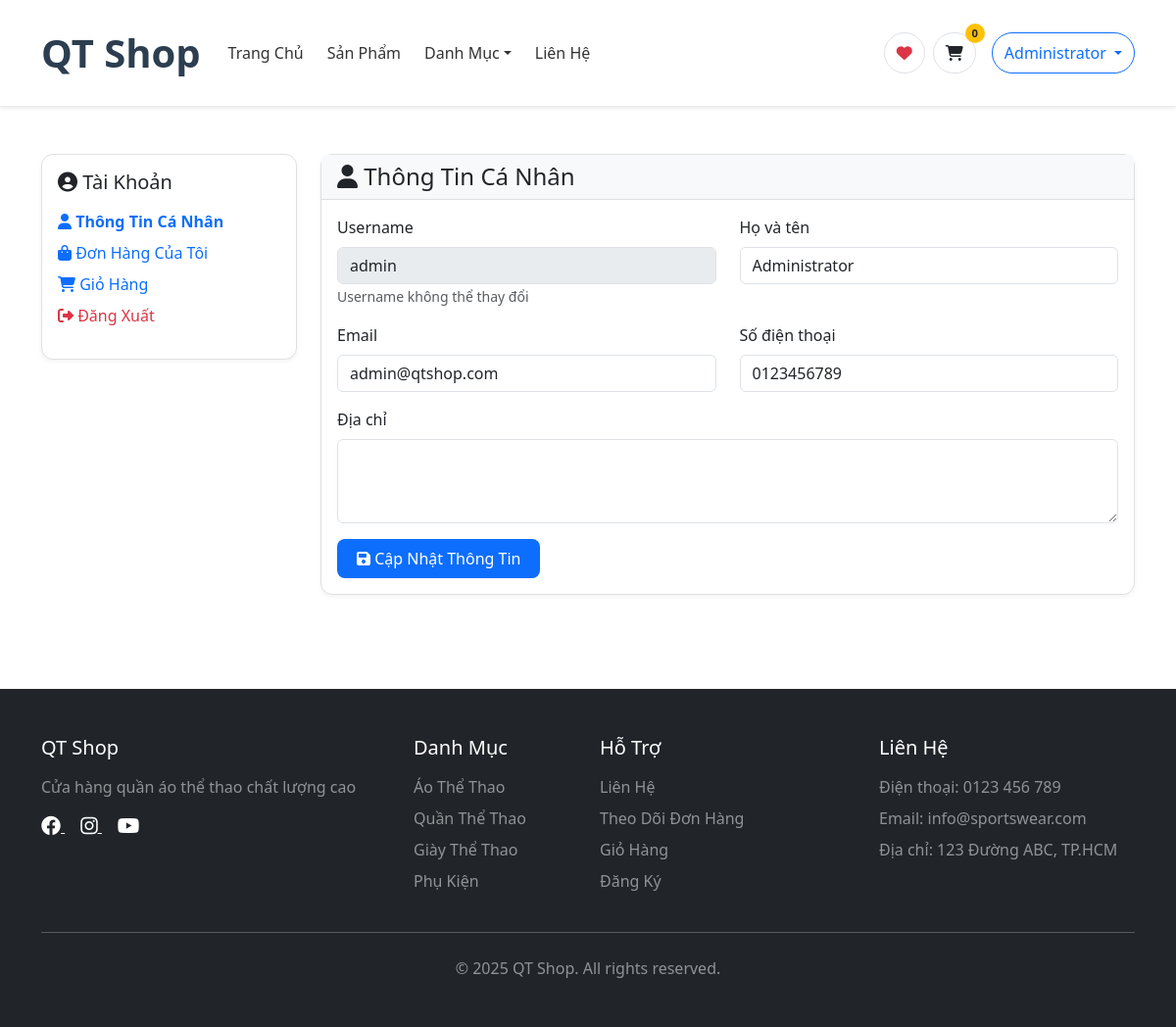
The app's page /account.php (signed in) with its own data.
### tables this page shows
CREATE TABLE `settings` (
  `id` int(11) NOT NULL AUTO_INCREMENT,
  `setting_key` varchar(100) NOT NULL,
  `setting_value` text DEFAULT NULL,
  `setting_type` varchar(50) DEFAULT 'text',
  PRIMARY KEY (`id`),
  UNIQUE KEY `setting_key` (`setting_key`)
);

CREATE TABLE `users` (
  `id` int(11) NOT NULL AUTO_INCREMENT,
  `username` varchar(50) NOT NULL,
  `email` varchar(100) DEFAULT NULL,
  `password` varchar(255) NOT NULL,
  `full_name` varchar(100) NOT NULL,
  `phone` varchar(20) DEFAULT NULL,
  `address` text DEFAULT NULL,
  `role` enum('admin','customer') DEFAULT 'customer',
  `status` enum('active','inactive') DEFAULT 'active',
  `created_at` timestamp NOT NULL DEFAULT current_timestamp(),
  PRIMARY KEY (`id`),
  UNIQUE KEY `username` (`username`),
  UNIQUE KEY `email` (`email`)
);

### includes/functions.php (called while the page is built, shortened)
<?php
function getCart($conn, $user_id, $session_id) {
    $sql = "SELECT c.*, p.name, p.price, p.sale_price, p.image, p.stock
            FROM cart c
            JOIN products p ON c.product_id = p.id
            WHERE ";
    if ($user_id) {
        $sql .= "c.user_id = ?";
        $stmt = $conn->prepare($sql);
        $stmt->bind_param("i", $user_id);
    } else {
        $sql .= "c.session_id = ?";
        $stmt = $conn->prepare($sql);
        $stmt->bind_param("s", $session_id);
    }
    $stmt->execute();
    return $stmt->get_result()->fetch_all(MYSQLI_ASSOC);
}
function getSetting($conn, $key) {
    $sql = "SELECT setting_value FROM settings WHERE setting_key = ?";
    $stmt = $conn->prepare($sql);
    $stmt->bind_param("s", $key);
    $stmt->execute();
    $result = $stmt->get_result()->fetch_assoc();
    return $result ? $result['setting_value'] : '';
}
function isLoggedIn() {
    return isset($_SESSION['user_id']);
}
?>

### account.php (the view, shortened to what this page needs)
<?php
require_once 'config/database.php';
require_once 'includes/functions.php';
$user_id = $_SESSION['user_id'];
$sql = "SELECT * FROM users WHERE id = ?";
$stmt = $conn->prepare($sql);
$stmt->bind_param("i", $user_id);
$stmt->execute();
$user = $stmt->get_result()->fetch_assoc();
?>
<!DOCTYPE html>
<html lang="vi">
<head>
    <link href="https://cdn.jsdelivr.net/npm/bootstrap@5.3.0/dist/css/bootstrap.min.css" rel="stylesheet">
    <link rel="stylesheet" href="https://cdnjs.cloudflare.com/ajax/libs/font-awesome/6.4.0/css/all.min.css">
    <link rel="stylesheet" href="assets/css/style.css">
    <link rel="stylesheet" href="assets/css/no-animation.css">
    <link rel="stylesheet" href="assets/css/simple-nav.css">
</head>
<body>
    <?php include 'includes/header.php'; ?>
    <div class="container my-5">
        <div class="row">
            <div class="col-md-3">
                <div class="card">
                    <div class="card-body">
                        <h5 class="card-title mb-3">
                            <i class="fas fa-user-circle"></i> Tài Khoản
                        </h5>
                        <ul class="list-unstyled">
                            <li class="mb-2">
                                <a href="account.php" class="text-decoration-none fw-bold text-primary">
                                    <i class="fas fa-user"></i> Thông Tin Cá Nhân
                                </a>
                            </li>
                            <li class="mb-2">
                                <a href="orders.php" class="text-decoration-none">
                                    <i class="fas fa-shopping-bag"></i> Đơn Hàng Của Tôi
                                </a>
                            </li>
                            <li class="mb-2">
                                <a href="cart.php" class="text-decoration-none">
                                    <i class="fas fa-shopping-cart"></i> Giỏ Hàng
                                </a>
                            </li>
                            <li>
                                <a href="logout.php" class="text-decoration-none text-danger">
                                    <i class="fas fa-sign-out-alt"></i> Đăng Xuất
                                </a>
                            </li>
                        </ul>
                    </div>
                </div>
            </div>
            <div class="col-md-9">
                <div class="card">
                    <div class="card-header">
                        <h4 class="mb-0"><i class="fas fa-user"></i> Thông Tin Cá Nhân</h4>
                    </div>
                    <div class="card-body">
                        <form method="POST">
                            <div class="row">
                                <div class="col-md-6 mb-3">
                                    <label class="form-label">Username</label>
                                    <input type="text" class="form-control" value="<?php echo htmlspecialchars($user['username']); ?>" disabled>
                                    <small class="text-muted">Username không thể thay đổi</small>
                                </div>
                                <div class="col-md-6 mb-3">
                                    <label class="form-label">Họ và tên</label>
                                    <input type="text" class="form-control" name="full_name" value="<?php echo htmlspecialchars($user['full_name']); ?>" required>
                                </div>
                            </div>
                            <div class="row">
                                <div class="col-md-6 mb-3">
                                    <label class="form-label">Email</label>
                                    <input type="email" class="form-control" name="email" value="<?php echo htmlspecialchars($user['email']); ?>">
                                </div>
                                <div class="col-md-6 mb-3">
                                    <label class="form-label">Số điện thoại</label>
                                    <input type="tel" class="form-control" name="phone" value="<?php echo htmlspecialchars($user['phone']); ?>">
                                </div>
                            </div>
                            <div class="mb-3">
                                <label class="form-label">Địa chỉ</label>
                                <textarea class="form-control" name="address" rows="3"><?php echo htmlspecialchars($user['address']); ?></textarea>
                            </div>
                            <button type="submit" class="btn btn-primary">
                                <i class="fas fa-save"></i> Cập Nhật Thông Tin
                            </button>
                        </form>
                    </div>
                </div>
            </div>
        </div>
    </div>
    <?php include 'includes/footer.php'; ?>
</body>
</html>

### includes/header.php (shortened to what this page needs)
<nav class="navbar navbar-expand-lg navbar-light bg-white shadow-sm sticky-top ecommerce-nav" style="padding: 1.5rem 0 !important;">
    <div class="container">
        <a class="navbar-brand fw-bold d-flex align-items-center" href="index.php" style="font-size: 2.5rem !important;">
            <?php
            $logo = getSetting($conn, 'site_logo');
            $site_name = getSetting($conn, 'site_name') ?: 'QT Shop';
            if ($logo && file_exists($logo)):
            ?>
                <img src="<?php echo $logo; ?>" alt="<?php echo htmlspecialchars($site_name); ?>" style="height: 60px !important; width: auto !important; vertical-align: middle !important;">
            <?php else: ?>
                <?php echo htmlspecialchars($site_name); ?>
            <?php endif; ?>
        </a>
        <div class="collapse navbar-collapse" id="navbarContent">
            <ul class="navbar-nav me-auto mb-2 mb-lg-0">
                <li class="nav-item">
                    <a class="nav-link <?php echo basename($_SERVER['PHP_SELF']) == 'index.php' ? 'active' : ''; ?>" href="index.php">
                        Trang Chủ
                    </a>
                </li>
                <li class="nav-item">
                    <a class="nav-link <?php echo basename($_SERVER['PHP_SELF']) == 'products.php' ? 'active' : ''; ?>" href="products.php">
                        Sản Phẩm
                    </a>
                </li>
                <li class="nav-item dropdown">
                    <a class="nav-link dropdown-toggle" href="#" role="button" data-bs-toggle="dropdown">
                        Danh Mục
                    </a>
                </li>
                <li class="nav-item">
                    <a class="nav-link <?php echo basename($_SERVER['PHP_SELF']) == 'contact.php' ? 'active' : ''; ?>" href="contact.php">
                        Liên Hệ
                    </a>
                </li>
            </ul>
            <div class="d-flex align-items-center">
                <a href="wishlist.php" class="btn btn-outline-light text-dark me-2 position-relative">
                    <i class="fas fa-heart text-danger"></i>
                </a>
                <a href="cart.php" class="btn btn-outline-light text-dark me-3 position-relative">
                    <i class="fas fa-shopping-cart"></i>
                    <span class="position-absolute top-0 start-100 translate-middle badge rounded-pill bg-warning text-dark" id="cart-count">
                        <?php
                        $user_id = $_SESSION['user_id'] ?? null;
                        $session_id = session_id();
                        $cart_items = getCart($conn, $user_id, $session_id);
                        echo count($cart_items);
                        ?>
                    </span>
                </a>
                <?php if (isLoggedIn()): ?>
                <div class="dropdown">
                    <button class="btn btn-outline-primary dropdown-toggle" type="button" data-bs-toggle="dropdown">
                        <span class="d-none d-md-inline"><?php echo htmlspecialchars($_SESSION['full_name']); ?></span>
                    </button>
                </div>
                <?php endif; ?>
            </div>
        </div>
    </div>
</nav>

### includes/footer.php
<?php
$footer_about = getSetting($conn, 'footer_about') ?: 'Cửa hàng quần áo thể thao chất lượng cao';
$footer_phone = getSetting($conn, 'contact_phone') ?: '0123 456 789';
$footer_email = getSetting($conn, 'contact_email') ?: 'info@sportswear.com';
$footer_address = getSetting($conn, 'contact_address') ?: '123 Đường ABC, TP.HCM';
$footer_facebook = getSetting($conn, 'footer_facebook') ?: '#';
$footer_instagram = getSetting($conn, 'footer_instagram') ?: '#';
$footer_youtube = getSetting($conn, 'footer_youtube') ?: '#';
$site_name = getSetting($conn, 'site_name') ?: 'QT Shop';
?>
<footer class="bg-dark text-white py-5 mt-5">
    <div class="container">
        <div class="row g-4">
            <div class="col-lg-4 col-md-6">
                <h5 class="mb-3"><?php echo htmlspecialchars($site_name); ?></h5>
                <p class="text-white-50"><?php echo htmlspecialchars($footer_about); ?></p>
                <div class="social-links mt-3">
                    <a href="<?php echo htmlspecialchars($footer_facebook); ?>" class="text-white me-3" target="_blank">
                        <i class="fab fa-facebook fa-lg"></i>
                    </a>
                    <a href="<?php echo htmlspecialchars($footer_instagram); ?>" class="text-white me-3" target="_blank">
                        <i class="fab fa-instagram fa-lg"></i>
                    </a>
                    <a href="<?php echo htmlspecialchars($footer_youtube); ?>" class="text-white" target="_blank">
                        <i class="fab fa-youtube fa-lg"></i>
                    </a>
                </div>
            </div>
            <div class="col-lg-2 col-md-6">
                <h5 class="mb-3">Danh Mục</h5>
                <ul class="list-unstyled">
                    <li class="mb-2"><a href="products.php?category=1" class="text-white-50 text-decoration-none">Áo Thể Thao</a></li>
                    <li class="mb-2"><a href="products.php?category=2" class="text-white-50 text-decoration-none">Quần Thể Thao</a></li>
                    <li class="mb-2"><a href="products.php?category=3" class="text-white-50 text-decoration-none">Giày Thể Thao</a></li>
                    <li class="mb-2"><a href="products.php?category=4" class="text-white-50 text-decoration-none">Phụ Kiện</a></li>
                </ul>
            </div>
            <div class="col-lg-3 col-md-6">
                <h5 class="mb-3">Hỗ Trợ</h5>
                <ul class="list-unstyled">
                    <li class="mb-2"><a href="contact.php" class="text-white-50 text-decoration-none">Liên Hệ</a></li>
                    <li class="mb-2"><a href="orders.php" class="text-white-50 text-decoration-none">Theo Dõi Đơn Hàng</a></li>
                    <li class="mb-2"><a href="cart.php" class="text-white-50 text-decoration-none">Giỏ Hàng</a></li>
                    <li class="mb-2"><a href="register.php" class="text-white-50 text-decoration-none">Đăng Ký</a></li>
                </ul>
            </div>
            <div class="col-lg-3 col-md-6">
                <h5 class="mb-3">Liên Hệ</h5>
                <ul class="list-unstyled text-white-50">
                    <li class="mb-2">Điện thoại: <?php echo htmlspecialchars($footer_phone); ?></li>
                    <li class="mb-2">Email: <?php echo htmlspecialchars($footer_email); ?></li>
                    <li class="mb-2">Địa chỉ: <?php echo htmlspecialchars($footer_address); ?></li>
                </ul>
            </div>
        </div>
        <hr class="my-4 bg-secondary">
        <div class="row">
            <div class="col-12 text-center">
                <p class="mb-0 text-white-50">&copy; <?php echo date('Y'); ?> <?php echo htmlspecialchars($site_name); ?>. All rights reserved.</p>
            </div>
        </div>
    </div>
</footer>

### records on screen
settings: setting_value "QT Shop"
users: username "admin", full_name "Administrator", email "admin@qtshop.com", phone "0123456789"

### other values on screen
count($cart_items) "0"
$_SESSION['full_name'] "Administrator"
$footer_about "Cửa hàng quần áo thể thao chất lượng cao"
$footer_phone "0123 456 789"
$footer_email "info@sportswear.com"
$footer_address "123 Đường ABC, TP.HCM"
